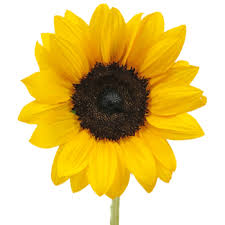
%> input picture sunflower.jpg, 225 x 225 px
$ octave image_thresholding.m   (GNU Octave 9; MATLAB toolbox functions it lacks are replaced by stand-ins)
%> lines starting %> are read from the running program, lines starting %| are printed output that depends on the picture; in (x1, y1, x2, y2) boxes, pixels count from 0 and x2, y2 are one past the last pixel; in counts of white or black regions, pixels touching at a corner belong together; the program's own positions count from 1
clc;
clear all;
close all;
I = imread('sunflower.jpg');
%> I is the input picture: size 225x225x3 uint8; mean R, G, B 227.8, 204.2, 129.4
G = rgb2gray(I);
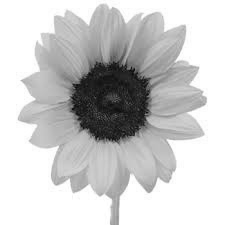
%> G: size 225x225 uint8; min 4, max 255, mean 202.7
[row, col] = size(G);
%> row = 225; col = 225
for i= 1:row
    for j= 1:col
        if (G(i,j) > 20 && G(i,j) < 220) % if the pixel is between 20 & 220
            G(i,j) = 255;                % make it 1.
        else
            G(i,j) = 0;                  % otherwise make it 0.
        end
    end
end
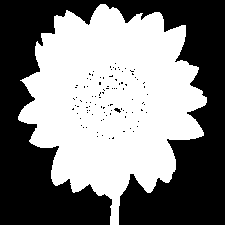
%> G: size 225x225 uint8; 50.3% white; 98 black regions (97 under 20 px), largest, box (x1, y1, x2, y2) and area: (0, 0, 225, 225) 24964
subplot(1,2,1),imshow(I);
subplot(1,2,2),imshow(G);
